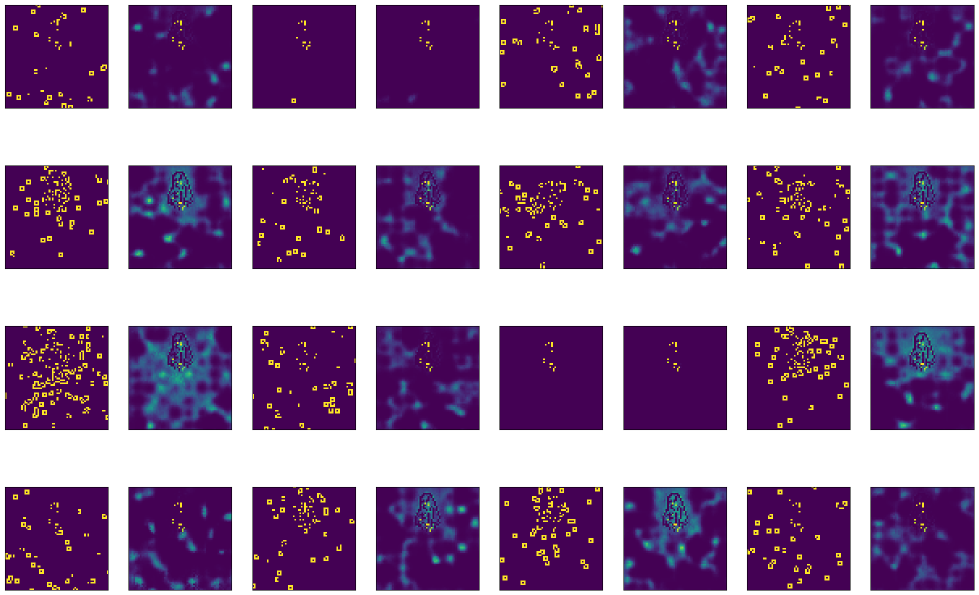
#> input picture SMF_reconstruction/VAE-basic.png, 1957 x 1190 px, given in place of Zero_screenshot.png, which was not available (shown at 1/2 size)
$ jupyter execute --allow-errors VQ-VAE-Fish-part.ipynb
#> lines starting #> are read from the running program, lines starting #| are printed output that depends on the picture; after the words box and inside, x2 and y2 are one past the last pixel; in counts of white or black regions, pixels touching at a corner belong together; pictures that were not available may be replaced by others from this repository, and a replacement may not be noted
[cell 1]
import os
#> (the rest of this cell did not finish here and is left out)

[cell 2]
os.getcwd()

[cell 3]
import os
import re

import torch
import numpy as np
from torchvision.utils import make_grid
import matplotlib.pyplot as plt
from torch.utils.data import DataLoader
from torchvision.datasets import ImageFolder
from torchvision import datasets
from torchvision import transforms
from torch import nn
from torch.nn import functional as F
import random
import torchvision.utils as vutils
import argparse
import math
import cv2
from matplotlib import pyplot as plt

from torchsummary import summary

from abc import abstractmethod

# Root directory for dataset
# dataroot = "fish_screenshots_test/"
dataroot = 'SMF_screenshots_enriched/screenshots'

# Number of workers for dataloader
num_workers = 4

# Batch size during training
batch_size = 256

# Spatial size of training images. All images will be resized to this
#   size using a transformer.
image_size = 64

embedding_image_size = 4

# Number of channels in the training images. For color images this is 3
in_channels = 2

# Size of z latent vector
nz = 100

# Number of training epochs
num_epochs = 50 # Original is 5 on a dataset of 1 million

# Learning rate for optimizers
lr = 0.0002

# Beta1 hyperparam for Adam optimizers
beta1 = 0.5

# Number of GPUs available. Use 0 for CPU mode.
ngpu = 3

num_training_updates = 15000

num_hiddens = 64

embedding_dim = 64
num_embeddings = 64

commitment_cost = 0.25
vq_coef = 0

decay = 0.99

learning_rate = 1e-3

num_channels = 1


entropy_weight = 1
kld_weight = 0.00025

aperture_size = 5

[cell 4]
# Set random seed for reproducibility
seed = 1141
# seed = random.randint(1, 10000) # use if you want new results
print("Random Seed: ", seed)
random.seed(seed)
torch.manual_seed(seed)
#> (this line was passed over: torch is not available in this run)
#> (the rest of this cell did not finish here and is left out)

[cell 5]
zero_screenshot_path = 'Sadistic_Music_Factory_screenshots/Sadistic_Music_Factory/Zero_screenshot.png'
zero_screenshot = cv2.imread(zero_screenshot_path, 0)
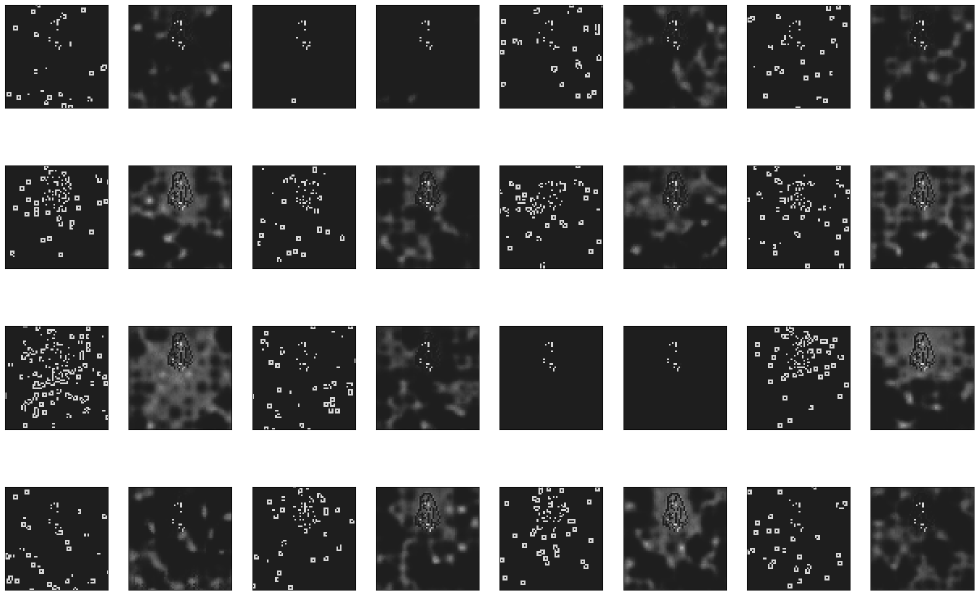
#> zero_screenshot: shape (1190, 1957) (shown at 1/2 size); min 0, max 255, mean 128.5
#> (the rest of this cell did not finish here and is left out)

[cell 6]
fpath = r'SMF_screenshots_enriched/screenshots_add/screenshots0000_359803652/12.txt'

def extract_metadata(fpath):

    with open(fpath, 'r') as file:
        info = file.read().rstrip()

#     info = re.findall(r'/\d.+',fpath)[0][1:-len('.png')]
    info_splited = info.split('_')

    timestep = int(info_splited[0])
    reward = int(info_splited[1])
    player_x = int(info_splited[2])
    player_y = int(info_splited[3])

#     if timestep % 6 == 1:
#         step1_path = re.sub(info, '_'.join(info_splited), string)

    movements = info_splited[4].split(';')[:-1]

    walk_distance = jump_height = jump_true = 0

    for i in range(len(movements)):

        movement_list = [int(x) for x in list(movements[i])]

        if movement_list[0] == 1:
            walk_distance -= 1

        if movement_list[1] == 1:
            walk_distance += 1

        if movement_list[2] == 1:
            jump_true = 1

        # Если jumpt_true == 0, то не делаем ничего
        if (movement_list[3] == 0) and (jump_true == 1):
            jump_height += 1
        elif (movement_list[3] == 1) and (jump_true == 1):
            jump_height += 1
            jump_true = 0

    return timestep, reward, player_x, player_y, walk_distance, jump_height

#> (the rest of this cell did not finish here and is left out)

[cell 7]
def take_screen_part(img, player_x, player_y, width, height, pad):
    img = np.pad(img,pad)
    return img[pad+player_y-height:pad+player_y+height,pad+player_x-width:pad+player_x+width]

[cell 8]
def fullscreen_transform(img, dim=[image_size,image_size], pad = 32, zero_screenshot=None,aperture_size=aperture_size):
    img = img[pad:-pad, pad:-pad]
    img = cv2.resize(img, dim)
    img = cv2.Canny(img,150,250, apertureSize=aperture_size)
    if zero_screenshot is not None:
            img = (img != zero_screenshot) * img
    return img

def partscreen_transform(img, dim=[image_size,image_size], zero_screenshot=None, aperture_size=aperture_size):
    img = cv2.resize(img, dim)
    img = cv2.Canny(img,150,250, apertureSize=aperture_size)
    if zero_screenshot is not None:
            img = (img != zero_screenshot) * img
    return img

def transform_img(img, dim=[image_size,image_size], part_size=None, player_x=None, player_y=None, zero_screenshot=None, aperture_size=aperture_size):

#     img = cv2.imread(image_path, 0)
    if part_size==None:
        img = fullscreen_transform(img, dim, zero_screenshot=zero_screenshot, aperture_size=aperture_size)
    else:
        img = take_screen_part(img, player_x, player_y, part_size, part_size, part_size)
        img = partscreen_transform(img, dim, zero_screenshot=zero_screenshot, aperture_size=aperture_size)
    return img

class EdgesDataset(datasets.ImageFolder):
    def __init__(self, root, dim, zero_screenshot, aperture_size=aperture_size, is_valid_file=None, part_size=100):
        super(EdgesDataset, self).__init__(root=root, is_valid_file=is_valid_file)
        self.dim = dim
        self.zero_screenshot = zero_screenshot
        self.aperture_size = aperture_size
        self.part_size = part_size

    def __getitem__(self, index):

        image_path_1, _ = self.samples[index]
        image_path_2 = re.sub(r'/screenshots/', r'/screenshots_add/', image_path_1)

        metadata_path = image_path_2[:-3] + 'txt'

        timestep, reward, player_x, player_y, walk_distance, jump_height = extract_metadata(metadata_path)

        # do your magic here
        # флаг 0 = читаем черно-белое изображение
        img1 = cv2.imread(image_path_1, 0)
        img2 = cv2.imread(image_path_2, 0)

        img_full1 = transform_img(img1, dim=[image_size,image_size], zero_screenshot=zero_screenshot, aperture_size=aperture_size)
        img_full2 = transform_img(img2, dim=[image_size,image_size], zero_screenshot=zero_screenshot, aperture_size=aperture_size)

        img_part1 = transform_img(img1, dim=[image_size,image_size], part_size=self.part_size, player_x=player_x, player_y=player_y, aperture_size=aperture_size)
        img_part2 = transform_img(img2, dim=[image_size,image_size], part_size=self.part_size, player_x=player_x, player_y=player_y, aperture_size=aperture_size)

        sample = cv2.merge([img_full1, img_full2])
        sample_part = cv2.merge([img_part1, img_part2])


        return transforms.ToTensor()(sample), transforms.ToTensor()(sample_part)

#> (a cell that did not finish here is left out)


dataloader = DataLoader(train_ds, batch_size, shuffle=True)

#> (a cell that did not finish here is left out)

[cell 11]
fpath = 'Sadistic_Music_Factory_screenshots/Sadistic_Music_Factory/Realtime/screenshots/screenshots0000_-1163518185/1002_0_37_533_0000;0010;0000;.png'
fpath1 = 'Sadistic_Music_Factory_screenshots/Sadistic_Music_Factory/Realtime/screenshots/screenshots0000_-1163518185/1005_0_46_552_0000;0000;0010;.png'
fpath2 = 'Sadistic_Music_Factory_screenshots/Sadistic_Music_Factory/Realtime/screenshots/screenshots0000_-1163518185/1008_0_43_567_0000;0010;0010;.png'

[cell 12]
img = cv2.imread(fpath, 0)
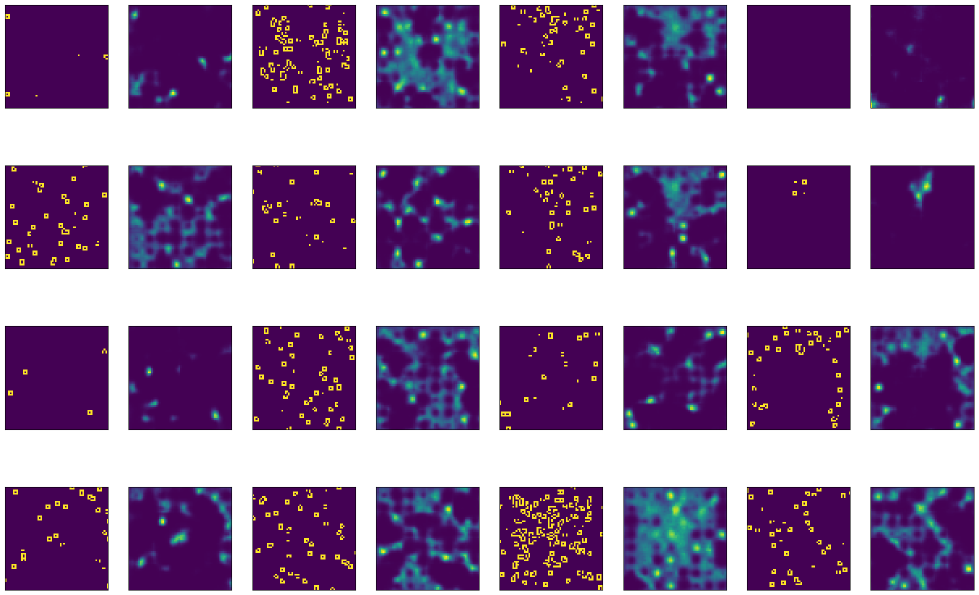
#> input picture SMF_reconstruction/VAE-zerosreenshot.png, 1957 x 1190 px, given in place of 1002_0_37_533_0000;0010;0000;.png, which was not available (shown at 1/2 size)
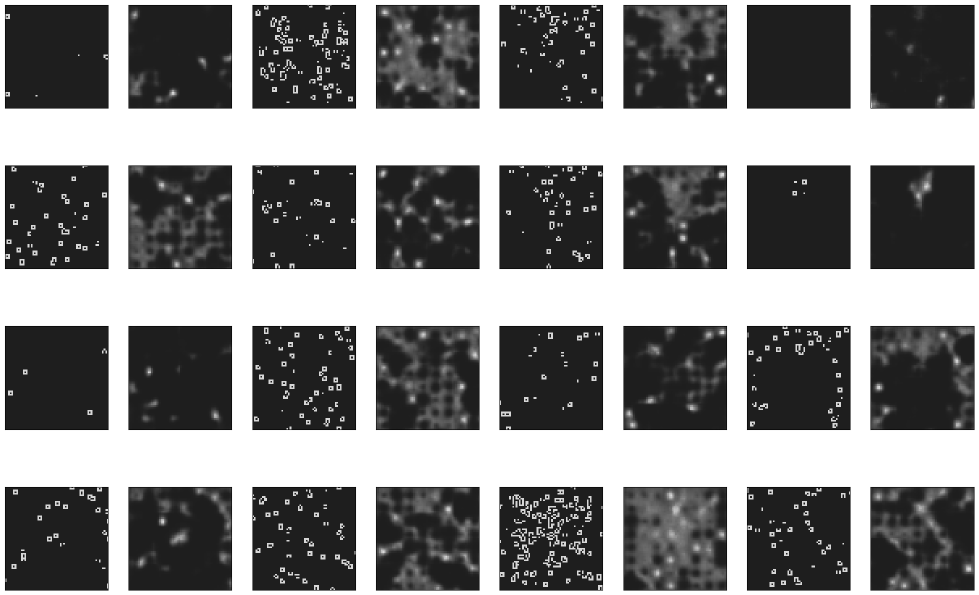
#> img: shape (1190, 1957) (shown at 1/2 size); min 0, max 255, mean 129.6
img1 = cv2.imread(fpath1, 0)
img2 = cv2.imread(fpath2, 0)
#> (the rest of this cell did not finish here and is left out)

#> (a cell that did not finish here is left out)

[cell 14]
a_s=7
#> (the rest of this cell did not finish here and is left out)

#> in fullscreen_transform, `img = img[pad:-pad, pad:-pad]`:
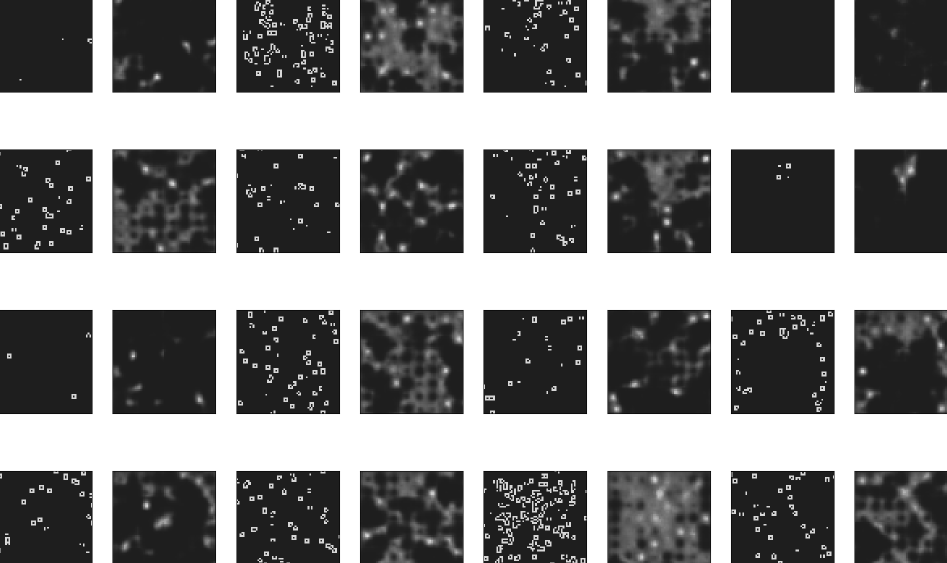
#> img: shape (1126, 1893) (shown at 1/2 size); min 0, max 255, mean 129.2
#> in fullscreen_transform, `img = cv2.resize(img, dim)`:
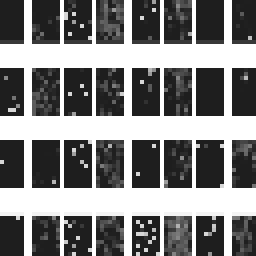
#> img: shape (64, 64) (shown 4 times larger); min 29, max 255, mean 129.8
#> in fullscreen_transform, `img = cv2.Canny(img,150,250, apertureSize=aperture_size)`:
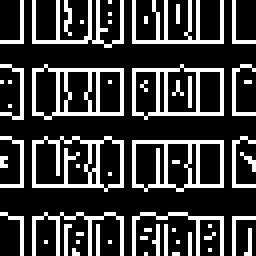
#> img: shape (64, 64) (shown 4 times larger); 23.5% white in thin lines or dots
img1_edges = fullscreen_transform(cv2.imread(fpath1, 0), zero_screenshot=zero_screenshot, aperture_size=a_s)
img2_edges = fullscreen_transform(cv2.imread(fpath2, 0), zero_screenshot=zero_screenshot, aperture_size=a_s)
merged_img_edges = cv2.merge([img_edges,img1_edges,img2_edges])
plt.imshow(merged_img_edges, cmap='gray')

#> (a cell that did not finish here is left out)

#> (a cell that did not finish here is left out)

[cell 17]
plt.imshow(partscreen_transform(take_screen_part(img, 40, 535, 100, 100, 100)), cmap='gray')
#> in take_screen_part, `img = np.pad(img,pad)`:
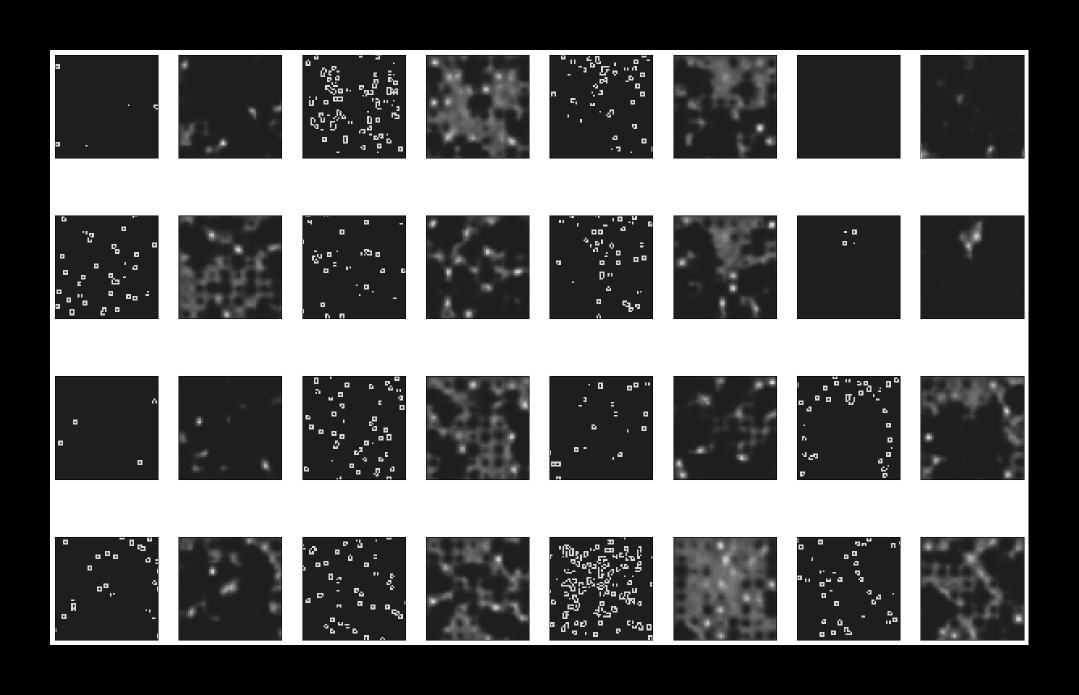
#> img: shape (1390, 2157) (shown at 1/2 size); min 0, max 255, mean 100.7
#> in take_screen_part, `return img[pad+player_y-height:pad+player_y+height,pad+player_x-width:..`:
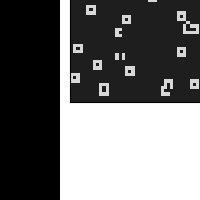
#> returned value: shape (200, 200); min 0, max 255, mean 108.5
#> in partscreen_transform, `img = cv2.resize(img, dim)`:
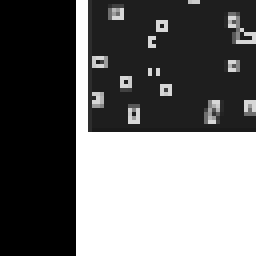
#> img: shape (64, 64) (shown 4 times larger); min 0, max 255, mean 108.9
#> in partscreen_transform, `img = cv2.Canny(img,150,250, apertureSize=aperture_size)`:
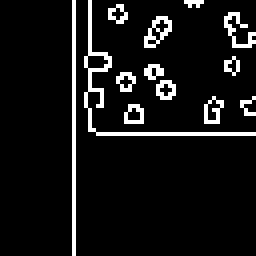
#> img: shape (64, 64) (shown 4 times larger); 7.9% white in thin lines or dots, all inside (x1, y1, x2, y2) = (18, 0, 64, 64)

#> (a cell that did not finish here is left out)

#> (a cell that did not finish here is left out)
